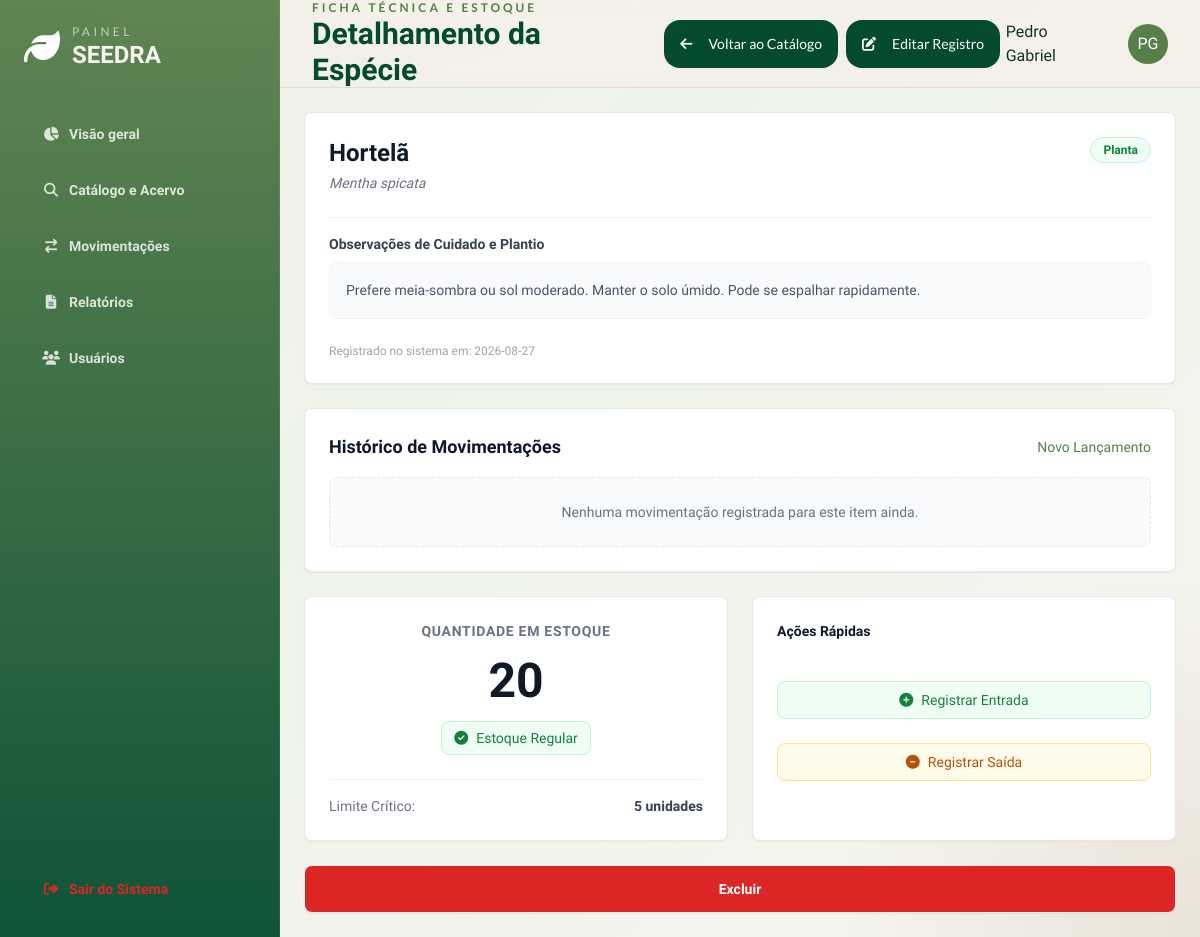
The page /catalogo/5 (signed in) on the database its author committed.
### models.py (models this page shows)
class Usuarios(db.Model, UserMixin):
    __tablename__ = 'usuarios'
    id = db.Column(db.Integer, primary_key = True)
    nome = db.Column(db.String(50), nullable = False)
    email = db.Column(db.String(50), nullable = False, unique = True)
    senha = db.Column(db.String(), nullable = False)
    usuario_instituicoes = db.relationship('UsuarioInstituicoes', back_populates = 'usuarios')

class Item(db.Model):
    __tablename__= 'items'
    id = db.Column(db.Integer, primary_key = True)
    nome = db.Column(db.String(50), nullable = False, unique = True)
    quantidade = db.Column(db.Integer, nullable = False, default = 0)
    n_cientifico = db.Column(db.String(50), nullable = False , unique = True)
    categoria = db.Column(db.String(20), nullable = False)
    deficit_limit = db.Column(db.Integer, nullable = False, default = 0)
    obs = db.Column(db.Text)
    data_cadastro = db.Column(db.Date, nullable = False)
    movimentacoes = db.relationship('Movimentacao', back_populates = 'item', lazy = True)
    def em_deficit(self):
        return self.quantidade < self.deficit_limit

### app.py (the view)
@app.route('/catalogo/<int:id>', methods=['GET', 'POST'])
@login_required
def detalhes_item(id):
    item = Item.query.get_or_404(id)
    return render_template('detalhes_item.html', item=item)

### app.py (called while the page is built)
@login_manager.user_loader
def load_user(user_id):
    return Usuarios.query.get(int(user_id))

### controllers/login.py (called while the page is built)
def login_required(f):
  @wraps(f)
  def decorated_function(*args, **kwargs):
      if 'usuarios_id' not in session:
         flash("Faça login primeiro!", 'erro')
         return redirect(url_for('login.login'))
      return f(*args, **kwargs)
  return decorated_function

### templates/detalhes_item.html (shortened to what this page needs)
{% extends 'base.html' %}
{% block header_subtitle %}Ficha Técnica e Estoque{% endblock %}
{% block header_title %}Detalhamento da Espécie{% endblock %}
{% block header_actions %}
<div class="flex gap-2">
    <a href="{{ url_for('catalogo') }}" class=" inline-flex items-center justify-center px-4 py-2 text-sm font-medium btn rounded-2xl border-0 bg-seedra-leafDark hover:bg-seedra-leafMid text-white font-lato">
        <i class="fa-solid fa-arrow-left mr-2"></i> Voltar ao Catálogo
    </a>
    <a href="{{ url_for('editar_item', id=item.id) }}" class="inline-flex items-center justify-center px-4 py-2 text-sm font-medium btn rounded-2xl border-0 bg-seedra-leafDark hover:bg-seedra-leafMid text-white font-lato">
        <i class="fa-solid fa-pen-to-square mr-2"></i> Editar Registro
    </a>
    </div>
{% endblock %}
{% block content %}
<div class="grid grid-cols-1 lg:grid-cols-2 gap-6">
    <div class="lg:col-span-2 flex flex-col gap-6">
        <div class="bg-white border border-gray-200 rounded-lg shadow-sm p-6">
            <div class="flex justify-between items-start mb-6">
                <div>
                    <h3 class="text-2xl font-bold text-gray-900">{{ item.nome }}</h3>
                    <p class="text-sm text-gray-500 italic mt-1">{{ item.n_cientifico }}</p>
                </div>
                <span class="px-3 py-1 bg-green-50 text-green-700 text-xs font-semibold rounded-full border border-green-200">
                    {{ item.categoria }}
                </span>
            </div>
            <div class="border-t border-gray-100 pt-4 mt-4">
                <h4 class="text-sm font-semibold text-gray-700 mb-2">Observações de Cuidado e Plantio</h4>
                <p class="text-sm text-gray-600 leading-relaxed bg-gray-50 p-4 rounded-lg border border-gray-100">
                    {% if item.obs %}
                        {{ item.obs }}
                    {% else %}
                        <span class="text-gray-400 italic">Nenhuma observação registrada para esta espécie.</span>
                    {% endif %}
                </p>
            </div>
            <div class="mt-6 text-xs text-gray-400">
                Registrado no sistema em: {{ item.data_cadastro }}
            </div>
        </div>
        <div class="bg-white border border-gray-200 rounded-lg shadow-sm p-6">
            <div class="flex justify-between items-center mb-4">
                <h3 class="text-lg font-bold text-gray-900">Histórico de Movimentações</h3>
                <a href="{{ url_for('movimentacao') }}" class="text-sm text-seedra-leafMid hover:text-seedra-leafDark font-medium hover:underline">Novo Lançamento</a>
            </div>
            {% if item.movimentacoes %}
                <div class="overflow-x-auto">
                    <table class="w-full text-sm text-left text-gray-500 mt-2">
                        <thead class="text-xs text-gray-700 uppercase bg-gray-50 border-b border-gray-200">
                            <tr>
                                <th scope="col" class="px-4 py-2 font-semibold">Data</th>
                                <th scope="col" class="px-4 py-2 font-semibold">Tipo</th>
                                <th scope="col" class="px-4 py-2 font-semibold">Qtd</th>
                                <th scope="col" class="px-4 py-2 font-semibold">Justificativa</th>
                            </tr>
                        </thead>
                        <tbody>
                            {% for mov in item.movimentacoes|sort(attribute='data_move', reverse=true) %}
                            <tr class="border-b border-gray-50 hover:bg-gray-50">
                                <td class="px-4 py-3 whitespace-nowrap">{{ mov.data_move.strftime('%d/%m/%Y') }}</td>
                                <td class="px-4 py-3">
                                    {% if mov.Typ == 'Entrada' %}
                                        <span class="text-green-600 font-medium"><i class="fa-solid fa-arrow-down mr-1"></i> Entrada</span>
                                    {% else %}
                                        <span class="text-amber-600 font-medium"><i class="fa-solid fa-arrow-up mr-1"></i> Saída</span>
                                    {% endif %}
                                </td>
                                <td class="px-4 py-3 font-bold text-gray-900">{{ mov.quantidade }}</td>
                                <td class="px-4 py-3 text-gray-600">{{ mov.justificativa }}</td>
                            </tr>
                            {% endfor %}
                        </tbody>
                    </table>
                </div>
            {% else %}
                <div class="text-center py-6 bg-gray-50 rounded-lg border border-dashed border-gray-200">
                    <p class="text-sm text-gray-500">Nenhuma movimentação registrada para este item ainda.</p>
                </div>
            {% endif %}
        </div>
    </div>
    <div class="lg:col-span-2 flex gap-6 w-full">
        <div class="bg-white border border-gray-200 rounded-lg shadow-sm p-6 text-center flex-1">
            <h3 class="text-sm font-semibold text-gray-500 uppercase tracking-wider mb-2">Quantidade em Estoque</h3>
            <div class="text-5xl font-black {% if item.em_deficit() %}text-red-600{% else %}text-gray-900{% endif %} my-4">
                {{ item.quantidade }}
            </div>
            {% if item.em_deficit() %}
                <div class="inline-flex items-center px-3 py-1.5 bg-red-50 text-red-700 text-sm font-medium rounded-lg border border-red-200">
                    <i class="fa-solid fa-circle-exclamation mr-2 animate-pulse"></i> Estoque em Déficit
                </div>
                <p class="text-xs text-red-500 mt-3 text-left">
                    * A quantidade atual está abaixo do limite seguro estabelecido pelo instituto. É recomendada a reposição imediata.
                </p>
            {% else %}
                <div class="inline-flex items-center px-3 py-1.5 bg-green-50 text-green-700 text-sm font-medium rounded-lg border border-green-200">
                    <i class="fa-solid fa-check-circle mr-2"></i> Estoque Regular
                </div>
            {% endif %}
            <div class="mt-6 pt-4 border-t border-gray-100 flex justify-between items-center text-sm">
                <span class="text-gray-500">Limite Crítico:</span>
                <span class="font-bold text-gray-700">{{ item.deficit_limit }} unidades</span>
            </div>
        </div>
        <div class="bg-white border border-gray-200 rounded-lg shadow-sm p-6 flex-1">
            <h4 class="text-sm font-semibold text-gray-900 mb-10">Ações Rápidas</h4>
            <div class="space-y-6">
                <a href="{{ url_for('movimentacao') }}" class="flex items-center justify-center w-full px-4 py-2 text-sm font-medium text-green-700 bg-green-50 border border-green-200 rounded-lg hover:bg-green-100 transition-colors">
                    <i class="fa-solid fa-plus-circle mr-2"></i> Registrar Entrada
                </a>
                <a href="{{ url_for('movimentacao') }}" class="flex items-center justify-center w-full px-4 py-2 text-sm font-medium text-amber-700 bg-amber-50 border border-amber-200 rounded-lg hover:bg-amber-100 transition-colors">
                    <i class="fa-solid fa-minus-circle mr-2"></i> Registrar Saída
                </a>
            </div>
        </div>
    </div>
    <div class="lg:col-span-2 flex ">
        <button data-id="{{ item.id }}" onclick="excluirItem(this.dataset.id)" class="btn bg-red-600 text-white hover:bg-red-800 px-20 w-full">
            Excluir
        </button>
    </div>
</div>
{% endblock %}

### templates/base.html (shortened to what this page needs)
<!DOCTYPE html>
<html lang="pt-BR" data-theme="light">
<head>
  <link rel="stylesheet" href="/static/css/style.css" />
  <script src="/static/js/tailwind.config.js" defer></script>
  <script src="https://cdn.tailwindcss.com"></script>
  <link href="https://cdn.jsdelivr.net/npm/daisyui@4.12.10/dist/full.min.css" rel="stylesheet" type="text/css" />
  <link rel="stylesheet" href="https://cdnjs.cloudflare.com/ajax/libs/font-awesome/6.4.0/css/all.min.css">
</head>
<body class="font-sans">
  <div class="dashboard-shell">
    <aside class="sidebar p-5 lg:p-6 flex flex-col gap-6">
      <div class="flex items-center gap-3">
        <i class="fa-solid fa-leaf text-4xl text-white"></i>
        <div>
          <p class="text-xs uppercase tracking-[0.28em] text-white/60 font-lato">Painel</p>
          <h1 class="text-2xl font-extrabold leading-tight">SEEDRA</h1>
        </div>
      </div>
      {% block nav %}
        <nav class="space-y-2 mt-4">
          <a href="{{ url_for('dashboard') }}" class="btn btn-block justify-start  hover:bg-white/20 hover:text-white  rounded-2xl {{ 'text-seedra-leafDark border-white/10 bg-white/14' if page_id =='visao' else 'btn-ghost text-white/80 hover:bg-white/10' }}"><i class="fa-solid fa-chart-pie w-5"></i> Visão geral</a>
          <a href="{{ url_for('catalogo') }}" class="btn btn-block justify-start  hover:bg-white/20 hover:text-white  rounded-2xl {{ 'text-seedra-leafDark border-white/10 bg-white/14' if page_id =='catalogo' else 'btn-ghost text-white/80 hover:bg-white/10' }}"><i class="fa-solid fa-magnifying-glass w-5"></i>Catálogo e Acervo</a>
          <a href="{{ url_for('movimentacao') }}" class="btn btn-block justify-start  hover:bg-white/20 hover:text-white  rounded-2xl {{ 'text-seedra-leafDark border-white/10 bg-white/14' if page_id =='movimentacoes' else 'btn-ghost text-white/80 hover:bg-white/10' }}"><i class="fa-solid fa-arrow-right-arrow-left w-5"></i>Movimentações</a>
          <a href="{{ url_for('relatorios') }}" class="btn btn-block justify-start  hover:bg-white/20 hover:text-white  rounded-2xl {{ 'text-seedra-leafDark border-white/10 bg-white/14' if page_id =='relatorios' else 'btn-ghost text-white/80 hover:bg-white/10' }}"><i class="fa-solid fa-file-lines w-5"></i>Relatórios</a>
          <a href="{{ url_for('usuarios') }}" class="btn btn-block justify-start  hover:bg-white/20 hover:text-white  rounded-2xl {{ 'text-seedra-leafDark border-white/10 bg-white/14' if page_id =='usuarios' else 'btn-ghost text-white/80 hover:bg-white/10' }}"><i class="fa-solid fa-users w-5"></i>Usuários</a>
        </nav>
      {% endblock %}
      <div class="mt-auto">
        <a href="{{ url_for('logout') }}" class="btn btn-block justify-start btn-ghost text-red-600  hover:scale-110  hover:bg-transparent rounded-2xl"><i class="fa-solid fa-right-from-bracket w-5"></i> Sair do Sistema</a>
      </div>
    </aside>
    <header class="topbar px-5 lg:px-8 flex items-center justify-between gap-4">
      <div>
        <p class="text-xs uppercase tracking-[0.25em] text-seedra-leafMid font-semibold font-lato">{% block header_subtitle %}SEEDRA{% endblock %}</p>
        <h2 class="text-2xl md:text-3xl font-extrabold text-seedra-leafDark">{% block header_title %}Painel de Controle{% endblock %}</h2>
      </div>
      <div class="flex items-center gap-3">
        {% block header_actions %}{% endblock %}
        <span>{% if current_user.is_authenticated %}{{current_user.nome}} {% endif %}</span>
        <div class="avatar placeholder ml-4">
          <div class="bg-seedra-leafMid text-white rounded-full w-10">
            <span>PG</span>
          </div>
        </div>
      </div>
    </header>
    <main class="main">
      {% block content %}
      {% endblock %}
    </main>
  </div>
</body>
</html>

### static/css/style.css (style rules this page uses)
:root { --leaf-dark: #044b2d; --leaf-mid: #587e49; --leaf-light: #78b863; --seed-brown: #9a774c; --seed-sand: #ddd1ae; --seed-mist: #d9d6cc; --deep-forest: #001500; --stone: #888784; --cloud: #d9d9d9; --surface: rgba(249, 248, 243, 0.78); --surface-strong: rgba(255, 252, 246, 0.9); --line: rgba(4, 75, 45, 0.10); }
html, body { height: 100%; overflow: hidden; scroll-behavior: smooth; }
body { font-family: 'Balsamiq Sans', sans-serif; background: radial-gradient(circle at top left, rgba(120,184,99,0.18), transparent 20%), radial-gradient(circle at bottom right, rgba(154,119,76,0.14), transparent 24%), linear-gradient(135deg, #f4f0e8 0%, #eef4ea 40%, #f7f4ef 100%); color: #183124; }
.dashboard-shell { display: grid; grid-template-columns: 280px 1fr; grid-template-rows: 88px 1fr; height: 100dvh; }
.sidebar { grid-row: 1 / -1; overflow-y: auto; background: linear-gradient(180deg, rgba(88,126,73,0.94), rgba(4,75,45,0.95)); color: #f7f5ef; border-right: 1px solid rgba(255,255,255,0.08); }
.topbar { grid-column: 2; position: sticky; top: 0; z-index: 10; background: rgba(244, 240, 232, 0.78); backdrop-filter: blur(14px); border-bottom: 1px solid var(--line); }
.main { grid-column: 2; overflow-y: auto; padding: 1.5rem; }

### rows shown on the page
Usuarios: nome "Pedro Gabriel"
Item: nome "Hortelã", n_cientifico "Mentha spicata", categoria "Planta", obs "Prefere meia-sombra ou sol moderado. Manter o solo úmido. Pode se espalhar rapidamente.", data_cadastro "2026-08-27", quantidade "20", deficit_limit "5"
